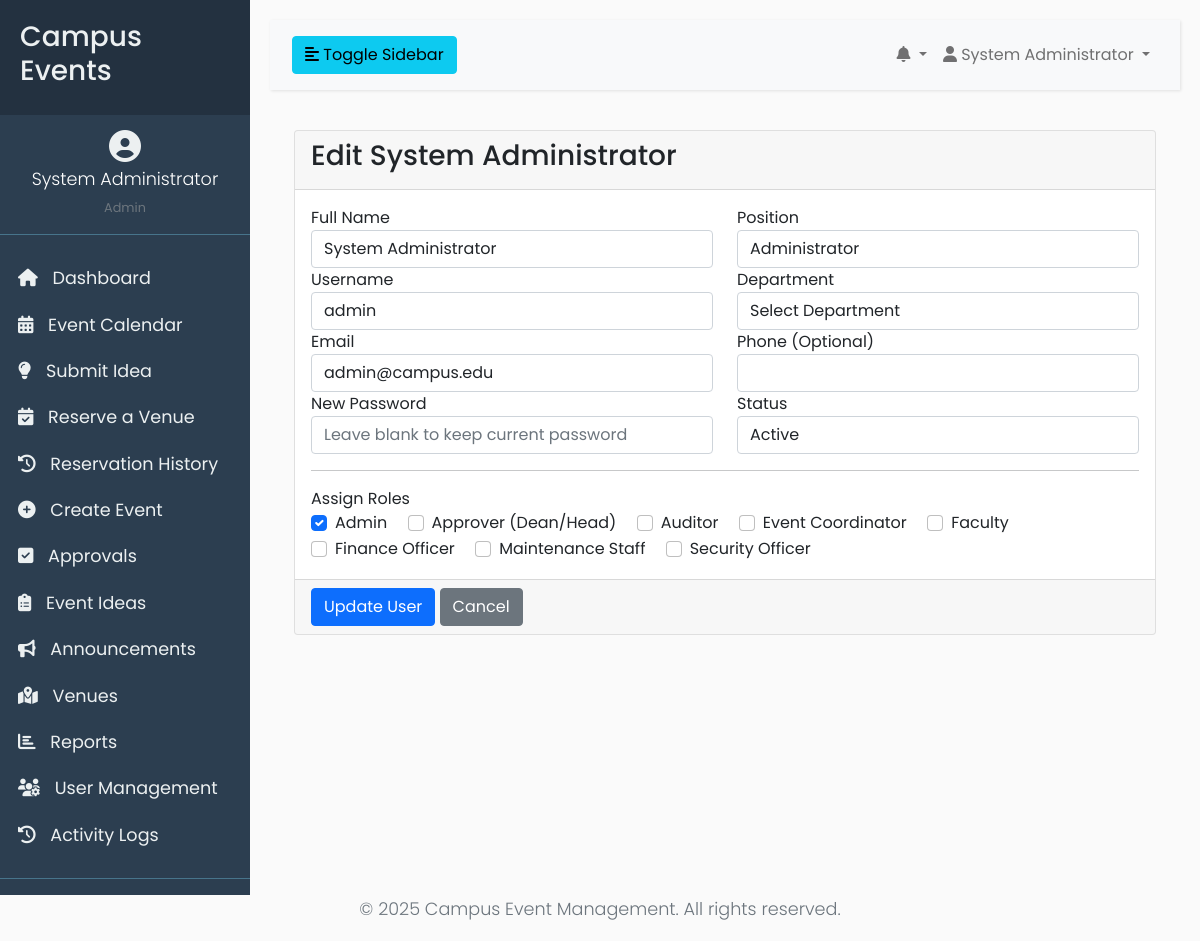
/views/admin/users/edit.php?id=1 (signed in), run on the app's committed database.
### tables this page shows
CREATE TABLE IF NOT EXISTS `users` (
    `id` INT PRIMARY KEY AUTO_INCREMENT,
    `username` VARCHAR(50) NOT NULL UNIQUE,
    `password` VARCHAR(255) NOT NULL,
    `full_name` VARCHAR(100) NOT NULL,
    `email` VARCHAR(100) NOT NULL UNIQUE,
    `department` VARCHAR(100) NULL,
    `position` VARCHAR(100) NULL,
    `student_number` VARCHAR(20) NULL,
    `phone` VARCHAR(20) NULL,
    `status` ENUM('active', 'inactive') DEFAULT 'active',
    `created_at` TIMESTAMP DEFAULT CURRENT_TIMESTAMP,
    `updated_at` TIMESTAMP DEFAULT CURRENT_TIMESTAMP ON UPDATE CURRENT_TIMESTAMP,
    INDEX `idx_username` (`username`),
    INDEX `idx_email` (`email`),
    INDEX `idx_department` (`department`),
    INDEX `idx_status` (`status`)
);

CREATE TABLE IF NOT EXISTS `roles` (
    `id` INT PRIMARY KEY AUTO_INCREMENT,
    `name` VARCHAR(50) NOT NULL UNIQUE,
    `description` TEXT NULL,
    `created_at` TIMESTAMP DEFAULT CURRENT_TIMESTAMP,
    INDEX `idx_role_name` (`name`)
);

### views/admin/users/edit.php (the view, shortened to what this page needs)
<?php
$user_id = filter_input(INPUT_GET, 'id', FILTER_SANITIZE_NUMBER_INT);
$conn = get_db_connection();
$stmt = $conn->prepare("SELECT u.*, GROUP_CONCAT(r.name) as roles FROM users u LEFT JOIN user_roles ur ON u.id = ur.user_id LEFT JOIN roles r ON ur.role_id = r.id WHERE u.id = :id GROUP BY u.id");
$stmt->execute(['id' => $user_id]);
$user = $stmt->fetch(PDO::FETCH_ASSOC);
$user_roles_array = explode(',', $user['roles'] ?? '');
$is_student_type = in_array('Student', $user_roles_array) || in_array('Guest User', $user_roles_array);
$type = $is_student_type ? 'student' : 'employee';
$role_query_part = ($type === 'student')
    ? "WHERE name IN ('Student', 'Guest User')"
    : "WHERE name NOT IN ('Student', 'Guest User')";
$stmt_all_roles = $conn->query("SELECT id, name FROM roles {$role_query_part} ORDER BY name ASC");
$all_roles = $stmt_all_roles->fetchAll(PDO::FETCH_ASSOC);
$stmt_user_roles = $conn->prepare("SELECT role_id FROM user_roles WHERE user_id = :user_id");
$stmt_user_roles->execute(['user_id' => $user_id]);
$user_role_ids = $stmt_user_roles->fetchAll(PDO::FETCH_COLUMN);
require_once __DIR__ . '/../../includes/header.php';
?>
<div class="container-fluid">
    <div class="row">
        <div class="col-12">
            <div class="card card-primary">
                <div class="card-header">
                    <h3 class="card-title">Edit <?= htmlspecialchars($user['full_name']) ?></h3>
                </div>
                <form action="process.php" method="POST">
                    <div class="card-body">
                        <div class="row">
                            <div class="col-md-6">
                                <div class="form-group">
                                    <label for="full_name">Full Name</label>
                                    <input type="text" class="form-control" id="full_name" name="full_name" value="<?= htmlspecialchars($user['full_name']) ?>" required>
                                </div>
                                <div class="form-group">
                                    <label for="username">Username</label>
                                    <input type="text" class="form-control" id="username" name="username" value="<?= htmlspecialchars($user['username']) ?>" required>
                                </div>
                                <div class="form-group">
                                    <label for="email">Email</label>
                                    <input type="email" class="form-control" id="email" name="email" value="<?= htmlspecialchars($user['email']) ?>" required>
                                </div>
                                <div class="form-group">
                                    <label for="password">New Password</label>
                                    <input type="password" class="form-control" id="password" name="password" placeholder="Leave blank to keep current password">
                                </div>
                            </div>
                            <div class="col-md-6">
                                <?php if ($type === 'student'): ?>
                                    <div class="form-group">
                                        <label for="student_number">Student Number</label>
                                        <input type="text" class="form-control" id="student_number" name="student_number" value="<?= htmlspecialchars($user['student_number'] ?? '') ?>" required>
                                    </div>
                                <?php else:  ?>
                                    <div class="form-group">
                                        <label for="position">Position</label>
                                        <input type="text" class="form-control" id="position" name="position" value="<?= htmlspecialchars($user['position'] ?? '') ?>" required>
                                    </div>
                                <?php endif; ?>
                                <div class="form-group">
                                    <label for="department">Department</label>
                                    <select class="form-control" id="department" name="department" required>
                                        <option value="">Select Department</option>
                                    </select>
                                </div>
                                <div class="form-group">
                                    <label for="phone">Phone (Optional)</label>
                                    <input type="text" class="form-control" id="phone" name="phone" value="<?= htmlspecialchars($user['phone'] ?? '') ?>">
                                </div>
                                <div class="form-group">
                                    <label for="status">Status</label>
                                    <select class="form-control" id="status" name="status">
                                        <option value="active" <?= $user['status'] === 'active' ? 'selected' : '' ?>>Active</option>
                                    </select>
                                </div>
                            </div>
                        </div>
                        <hr>
                        <div class="form-group">
                            <label>Assign Roles</label>
                            <div>
                                <?php foreach ($all_roles as $role): ?>
                                    <div class="form-check form-check-inline">
                                        <input class="form-check-input" type="checkbox" name="roles[]" id="role_<?= $role['id'] ?>" value="<?= $role['id'] ?>" <?= in_array($role['id'], $user_role_ids) ? 'checked' : '' ?>>
                                        <label class="form-check-label" for="role_<?= $role['id'] ?>"><?= htmlspecialchars($role['name']) ?></label>
                                    </div>
                                <?php endforeach; ?>
                            </div>
                        </div>
                    </div>
                    <div class="card-footer">
                        <button type="submit" class="btn btn-primary">Update User</button>
                        <a href="index.php" class="btn btn-secondary">Cancel</a>
                    </div>
                </form>
            </div>
        </div>
    </div>
</div>
<?php
require_once __DIR__ . '/../../includes/footer.php';
?>

### assets/css/style.css (style rules this page uses)
body { font-family: 'Poppins', sans-serif; background: #fafafa; }
a, a:hover, a:focus { color: inherit; text-decoration: none; transition: all 0.3s; }

### data on the page
users: full_name "System Administrator", username "admin", email "admin@campus.edu", position "Administrator", status "Active"
roles: id "☑", name "Admin"
roles: name "Approver (Dean/Head)"
roles: name "Auditor"
roles: name "Event Coordinator"
roles: name "Faculty"
roles: name "Finance Officer"
roles: name "Maintenance Staff"
roles: name "Security Officer"

### other printed values
$userFullName "System Administrator"
$userRoleDisplay "Admin"
$item['label'] "Dashboard"
$item['label'] "Event Calendar"
$item['label'] "Submit Idea"
$item['label'] "Reserve a Venue"
$item['label'] "Reservation History"
$item['label'] "Create Event"
$item['label'] "Approvals"
$item['label'] "Event Ideas"
$item['label'] "Announcements"
$item['label'] "Venues"
$item['label'] "Reports"
$item['label'] "User Management"
$item['label'] "Activity Logs"
